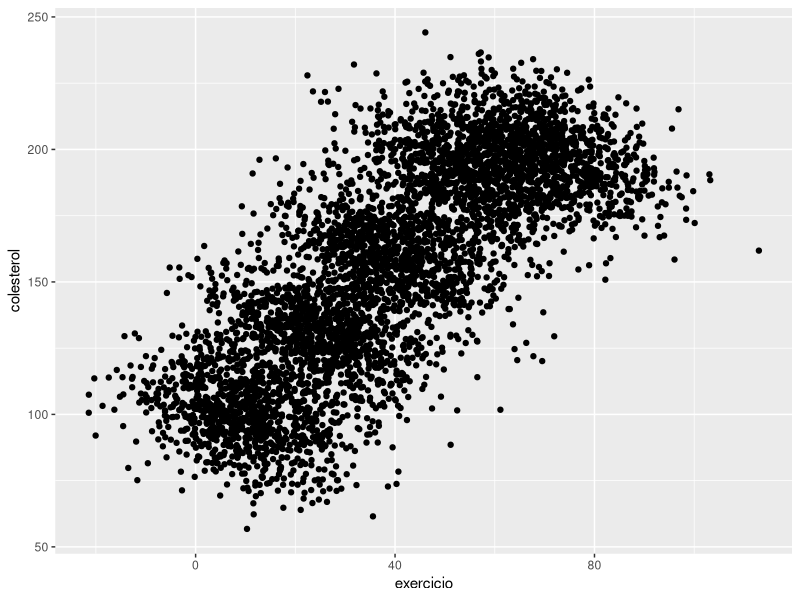
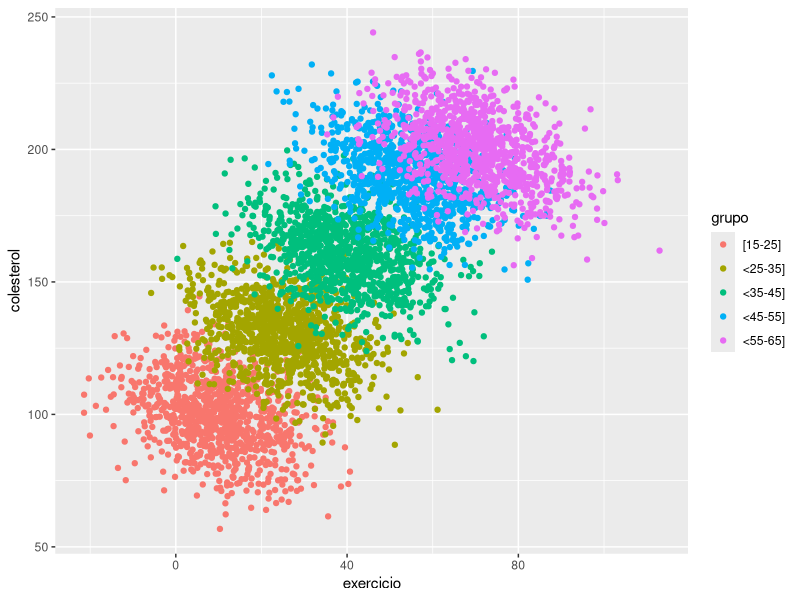

Generate these figures, in order, with R:
## ---- chunk 1
library(MASS)

set.seed(123)
mu_1 <- c(100, 10)
mu_2 <- c(130, 25)
mu_3 <- c(160, 40)
mu_4 <- c(190, 55)
mu_5 <- c(200, 70)
S_1 <- matrix(c(170, -52.5, -52.5, 120), 2, 2)
S_2 <- matrix(c(170, -54.9, -54.9, 120), 2, 2)
S_3 <- matrix(c(170, -56.2, -56.2, 120), 2, 2)
S_4 <- matrix(c(170, -61.8, -61.8, 120), 2, 2)
S_5 <- matrix(c(170, -58.1, -58.1, 120), 2, 2)
grupo_1 <- data.frame(mvrnorm(1000, mu_1, S_1))
grupo_2 <- data.frame(mvrnorm(1000, mu_2, S_2))
grupo_3 <- data.frame(mvrnorm(1000, mu_3, S_3))
grupo_4 <- data.frame(mvrnorm(1000, mu_4, S_4))
grupo_5 <- data.frame(mvrnorm(1000, mu_5, S_5))
colnames(grupo_1) <- c("colesterol", "exercicio")
colnames(grupo_2) <- c("colesterol", "exercicio")
colnames(grupo_3) <- c("colesterol", "exercicio")
colnames(grupo_4) <- c("colesterol", "exercicio")
colnames(grupo_5) <- c("colesterol", "exercicio")
grupo_1$grupo <- "[15-25]"
grupo_2$grupo <- "<25-35]"
grupo_3$grupo <- "<35-45]"
grupo_4$grupo <- "<45-55]"
grupo_5$grupo <- "<55-65]"
dados <- rbind(grupo_1, grupo_2, grupo_3, grupo_4, grupo_5)
## ---- chunk 2
#| echo: false
library(ggplot2)
dados |> ggplot(aes(x = exercicio, y = colesterol)) + geom_point()
## ---- chunk 3
#| echo: false
library(ggplot2)
dados |> ggplot(aes(x = exercicio, y = colesterol, color = grupo)) + geom_point()
## ---- chunk 4
library(kableExtra)
table <- data.frame(Ya0 = c(0, 1, 0, 0, 0, 1, 0, 0, 1, 1, 0, 1 ,1, 0, 0, 0, 1, 1, 1, 1),
                    Ya1 = c(1, 0, 0, 0, 0, 0, 0, 1, 1, 0, 1, 1, 1, 1, 1, 1, 1, 0, 0, 0))
row.names(table) <- c("Carlos", "Daniela", "Luiz", "Maria", "Roberto", "Rosa", "Eric", "Manuella", "Julio", "Laura",
               "Cezar", "Guilherme", "Sandra", "Monica", "Ana", "Augusto", "Wanderlei", "Sheila", "Alex", "Tatiane")
knitr::kable(table, col.names = c("Y(0)", "Y(1)"), escape = FALSE, row.names = TRUE) %>% kable_styling(font_size = 16, full_width = TRUE)
## ---- chunk 5
table <- t(data.frame(A = c(0, 0, 0, 0, 1, 1, 1, 1, 0, 0, 0, 1, 1, 1, 1, 1, 1, 1, 1, 1),
                    Y = c(0, 1, 0, 0, 0, 0, 0, 1, 1, 1, 0, 1, 1, 1, 1, 1, 1, 0, 0, 0)))
knitr::kable(table)
## ---- chunk 6
knitr::kable(table)
